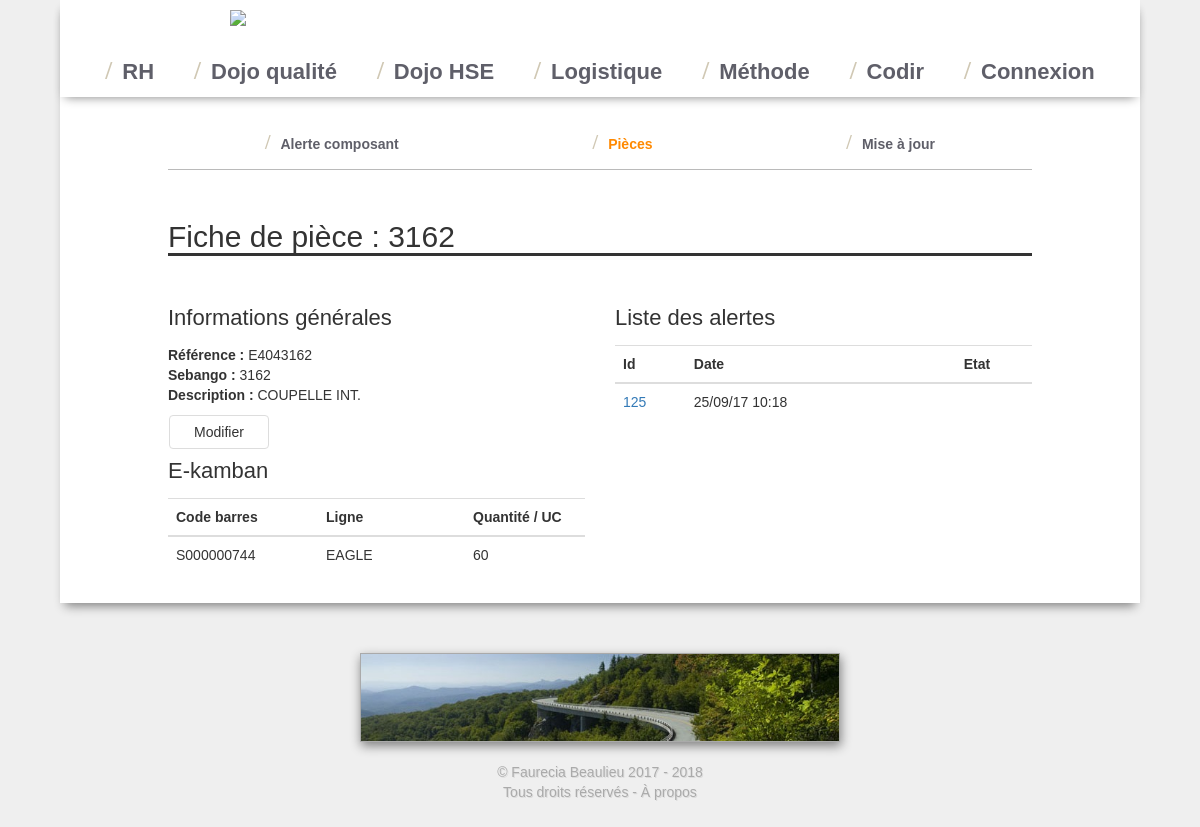
The app's page /logistique/fiche_piece.php?id=3 with its own data.
### tables this page shows
CREATE TABLE `logistique_pieces` (
  `id` int(11) NOT NULL,
  `sebango` varchar(255) NOT NULL,
  `reference` varchar(255) NOT NULL,
  `description` varchar(255) NOT NULL,
  `adresse` varchar(255) NOT NULL
);

CREATE TABLE `logistique_e_kanban` (
  `id` int(11) NOT NULL,
  `code_barres` varchar(255) NOT NULL,
  `piece` int(11) NOT NULL,
  `ligne` varchar(255) NOT NULL,
  `quantite` int(11) NOT NULL
);

CREATE TABLE `logistique_alerte` (
  `id` int(11) NOT NULL,
  `piece` int(11) NOT NULL,
  `e_kanban` int(11) NOT NULL DEFAULT '-1',
  `date` timestamp NOT NULL DEFAULT CURRENT_TIMESTAMP,
  `train` varchar(255) NOT NULL,
  `uc_restant_en_ligne` int(11) NOT NULL,
  `state` tinyint(4) NOT NULL DEFAULT '1'
);

### logistique/fiche_piece.php (the view, shortened to what this page needs)
<?php
include_once "needed.php";
if (isset($_GET['id'])){
    $Query = $bdd->prepare('SELECT * FROM logistique_pieces WHERE id = ?');
    $Query->execute(array($_GET['id']));
    $Data = $Query->fetch();?>
    <h2>Fiche de pièce : <?php echo $Data['sebango'];?></h2>
    <div class="row">
        <div class="col-xs-6">
            <h4>Informations générales</h4>
            <p>
                <b>Référence : </b><?php echo $Data['reference'] ?><br>
                <b>Sebango : </b><?php echo $Data['sebango'] ?><br>
                <b>Description : </b><?php echo $Data['description'] ?><br>
            </p>
            <a href="editer_piece.php?id=<?php echo $_GET["id"]; ?>" class="btn btn-default center-block" style="width: 100px;">Modifier</a>
            <h4>E-kamban</h4>
            <table class="table"
            <thead class="thead">
            <tr>
                <th style="width: 150px">Code barres</th>
                <th >Ligne</th>
                <th style="width: 120px">Quantité / UC</th>
            </tr>
            <tbody>
            <?php
            $Query = $bdd->prepare('SELECT * FROM logistique_e_kanban WHERE piece = ?');
            $Query->execute(array($_GET['id']));
            while ($Data = $Query->fetch()) {
                ?>
                <tr>
                    <td><?php echo $Data['code_barres']; ?></td>
                    <td><?php echo $Data['ligne']; ?></td>
                    <td><?php echo $Data['quantite']; ?></td>
                </tr>
                <?php
            }
            ?>
            </tbody>
            </table>
        </div>
        <div class="col-xs-6">
            <h4>Liste des alertes</h4>
            <table class="table"
            <thead class="thead">
            <tr>
                <th style="width: 25px;">Id</th>
                <th style="width: 150px;">Date</th>
                <th style="width: 25px">Etat</th>
            </tr>
            <tbody>
            <?php
            $Query = $bdd->prepare('SELECT * FROM logistique_alerte WHERE piece = ? ORDER BY logistique_alerte.date DESC');
            $Query->execute(array($_GET['id']));
            while ($Data = $Query->fetch()) {
                ?>
                <tr>
                    <td><a href="/logistique/alerte.php?id=<?php echo $Data['id']; ?>"><?php echo $Data['id']; ?></a></td>
                    <td><?php echo date('d/m/y H:i',strtotime($Data['date'])); ?></td>
                    <td><?php echo ""; ?></td>
                </tr>
                <?php
            }
            ?>
            </tbody>
            </table>
        </div>
    </div>
    <?php
}

### css/base.css (style rules this page uses)
body { background-color: #efefef; font-family: 'clio', helvetica, sans-serif; }
td { vertical-align: middle !important; }
.btn-default { border-color:#ddd; margin: 1px; }
h2 { font-size: 30px; font-weight: 500; border-bottom-style: solid !important; border-bottom: 3px; margin-bottom: 40px; }
h4 { font-size: 22px; margin-bottom: 15px; }

### records on screen
logistique_pieces: sebango "3162", reference "E4043162", description "COUPELLE INT."
logistique_e_kanban: code_barres "S000000744", ligne "EAGLE", quantite "60"
logistique_alerte: id "125", date "25/09/17 10:18"
